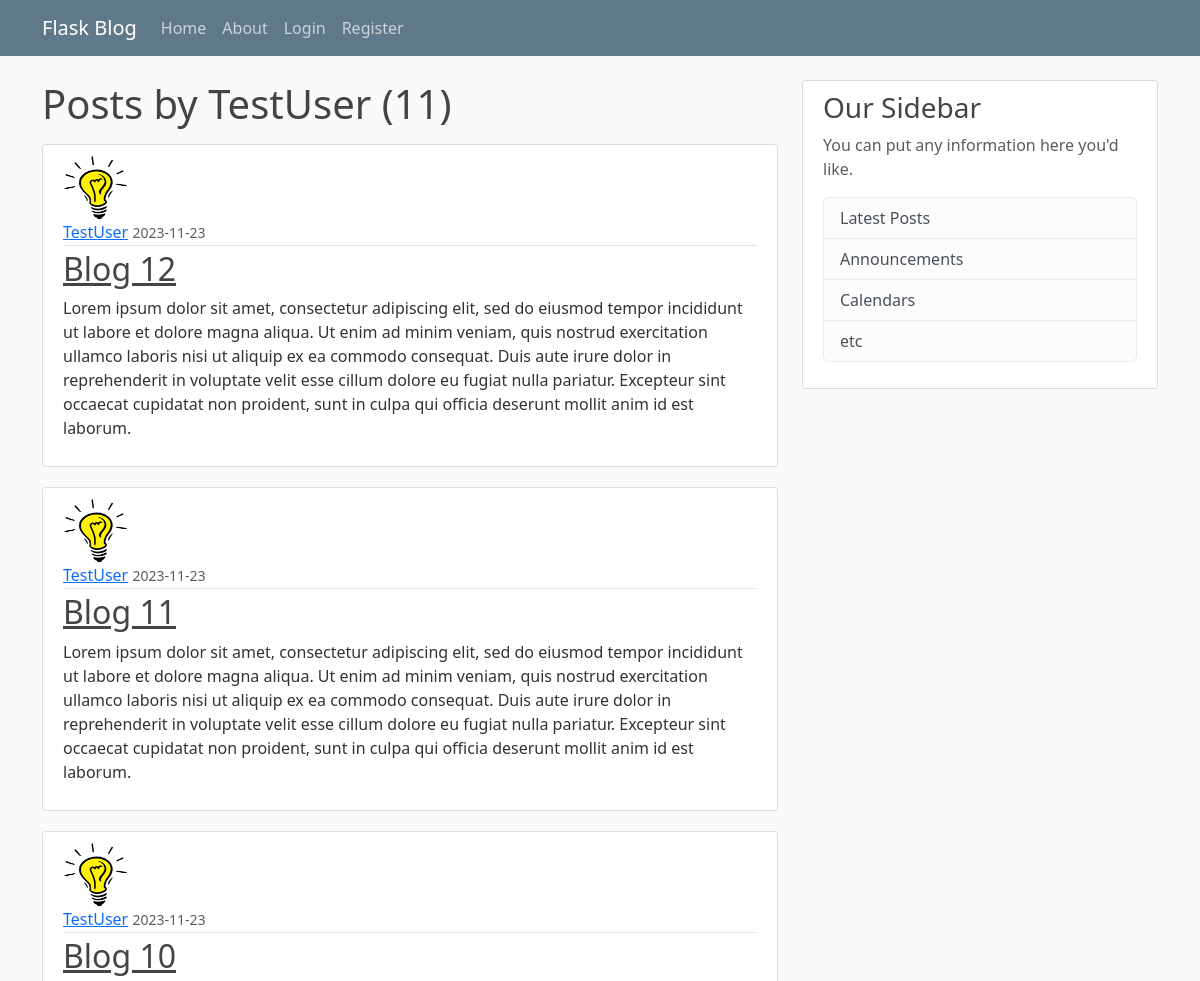
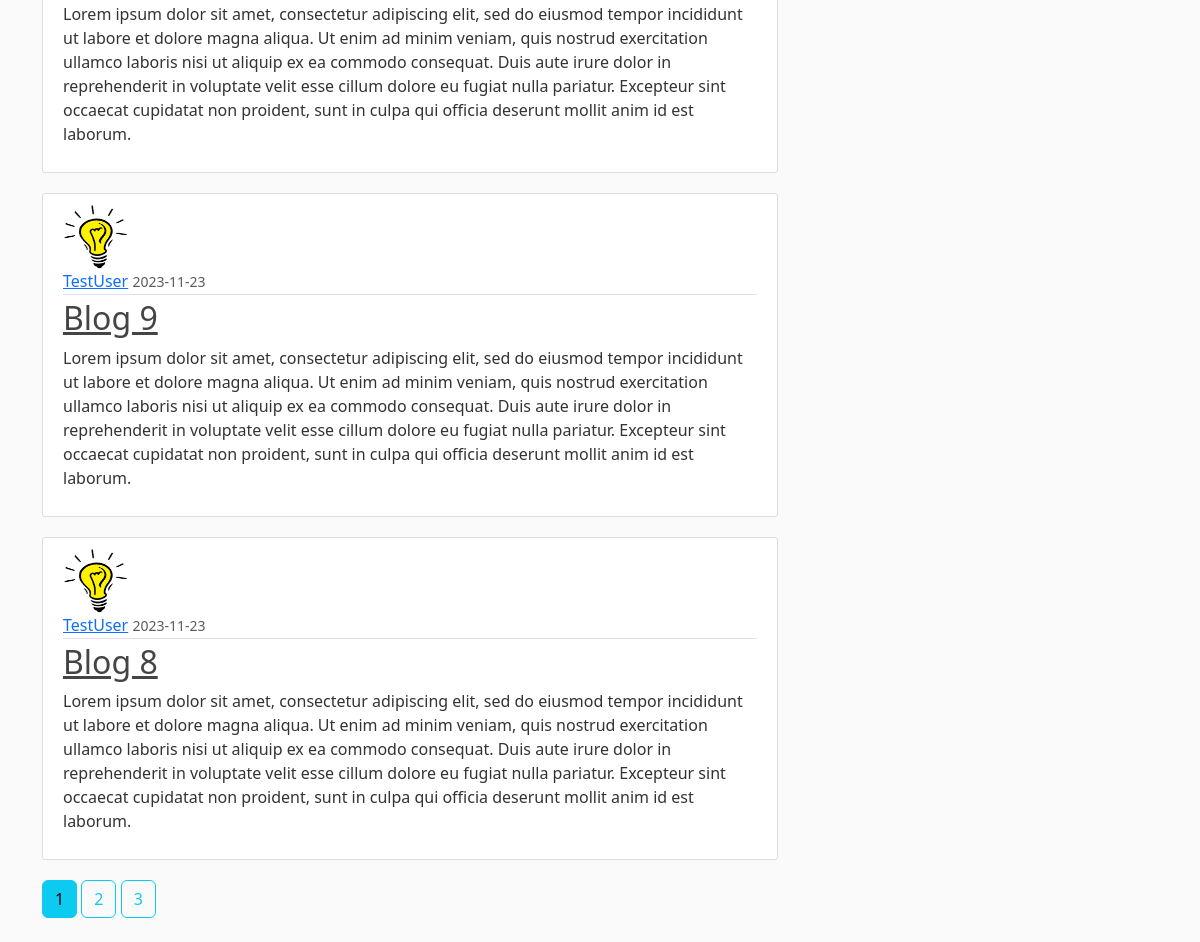
Page /user/TestUser on the committed database (2 pictures, top to bottom).
### flaskblog/models.py (models this page shows, shortened)
class User(db.Model, UserMixin):
    id = db.Column(db.Integer, primary_key=True)
    username = db.Column(db.String(20), unique=True, nullable=False)
    email = db.Column(db.String(120), unique=True, nullable=False)
    image_file = db.Column(db.String(20), nullable=False, default='default.jpg')
    password = db.Column(db.String(120), nullable=False)
    posts = db.relationship('Post', backref='author', lazy=True)

class Post(db.Model):
    id = db.Column(db.Integer, primary_key=True)
    title = db.Column(db.String(100), nullable=False)
    date_posted = db.Column(db.DateTime, nullable=False, default=datetime.utcnow)
    content = db.Column(db.Text, nullable=False)
    user_id = db.Column(db.Integer, db.ForeignKey('user.id'), nullable=False)

### flaskblog/users/routes.py (the view)
@users.route("/user/<string:username>")
def user_posts(username):
    page = request.args.get('page', 1, type=int)
    user = User.query.filter_by(username=username).first_or_404()
    posts = Post.query.filter_by(author=user)\
        .order_by(Post.date_posted.desc())\
        .paginate(page=page, per_page=5)
    return render_template('user_posts.html', posts=posts, user=user)

### flaskblog/templates/user_posts.html
{% extends "base.html" %}
{% block content %}
    <h1 class="mb-3">Posts by {{ user.username }} ({{ posts.total }}) </h1>
    {% for post in posts.items %}
        <article class="media content-section">
            <img class="rounded-circle article-img" src="{{ url_for('static', filename='profile_pics/' + post.author.image_file) }}">
            <div class="media-body">
            <div class="article-metadata">
                <a class="mr-2" href="{{ url_for('users.user_posts', username=post.author.username) }}">{{ post.author.username }}</a>
                <small class="text-muted">{{ post.date_posted.strftime('%Y-%m-%d') }}</small>
            </div>
            <h2><a class="article-title" href="{{ url_for('posts.post', post_id=post.id) }}">{{ post.title }}</a></h2>
            <p class="article-content">{{ post.content }}</p>
            </div>
        </article>
    {% endfor %}
    {% for page_num in posts.iter_pages(left_edge=1, right_edge=1, left_current=1, right_current=2) %}
        {% if page_num %}
            {% if posts.page == page_num %}
                <a class="btn btn-info mb-4" href="{{ url_for('users.user_posts', username=user.username, page=page_num) }}">{{ page_num }}</a>
            {% else %}
                <a class="btn btn-outline-info mb-4" href="{{ url_for('users.user_posts', username=user.username, page=page_num) }}">{{ page_num }}</a>
            {% endif %}
        {% else %}
            ...
        {% endif %}
    {% endfor %}
{% endblock %}

### flaskblog/static/main.css (style rules this page uses)
body { background: #fafafa; color: #333333; margin-top: 5rem; }
h1, h2, h3, h4, h5, h6 { color: #444444; }
.content-section { background: #ffffff; padding: 10px 20px; border: 1px solid #dddddd; border-radius: 3px; margin-bottom: 20px; }
.article-title { color: #444444; }
.article-content { white-space: pre-line; }
.article-img { height: 65px; width: 65px; margin-right: 16px; }
.article-metadata { padding-bottom: 1px; margin-bottom: 4px; border-bottom: 1px solid #e3e3e3 }

### rows in the picture
User: username "TestUser"
Post: image_file (picture), author.username "TestUser", date_posted "2023-11-23", title "Blog 12", content "Lorem ipsum dolor sit amet, consectetur adipiscing elit, sed do eiusmod tempor incididunt ut labore et dolore magna aliqua. Ut enim ad minim veniam, quis nostrud exercitation ullamco laboris nisi ut aliquip ex ea commodo consequat. Duis aute irure dolor in reprehenderit in voluptate velit esse cillum dolore eu fugiat nulla pariatur. Excepteur sint occaecat cupidatat non proident, sunt in culpa qui officia deserunt mollit anim id est laborum."
Post: image_file (picture), author.username "TestUser", date_posted "2023-11-23", title "Blog 11", content "Lorem ipsum dolor sit amet, consectetur adipiscing elit, sed do eiusmod tempor incididunt ut labore et dolore magna aliqua. Ut enim ad minim veniam, quis nostrud exercitation ullamco laboris nisi ut aliquip ex ea commodo consequat. Duis aute irure dolor in reprehenderit in voluptate velit esse cillum dolore eu fugiat nulla pariatur. Excepteur sint occaecat cupidatat non proident, sunt in culpa qui officia deserunt mollit anim id est laborum."
Post: image_file (picture), author.username "TestUser", date_posted "2023-11-23", title "Blog 10", content "Lorem ipsum dolor sit amet, consectetur adipiscing elit, sed do eiusmod tempor incididunt ut labore et dolore magna aliqua. Ut enim ad minim veniam, quis nostrud exercitation ullamco laboris nisi ut aliquip ex ea commodo consequat. Duis aute irure dolor in reprehenderit in voluptate velit esse cillum dolore eu fugiat nulla pariatur. Excepteur sint occaecat cupidatat non proident, sunt in culpa qui officia deserunt mollit anim id est laborum."
Post: image_file (picture), author.username "TestUser", date_posted "2023-11-23", title "Blog 9", content "Lorem ipsum dolor sit amet, consectetur adipiscing elit, sed do eiusmod tempor incididunt ut labore et dolore magna aliqua. Ut enim ad minim veniam, quis nostrud exercitation ullamco laboris nisi ut aliquip ex ea commodo consequat. Duis aute irure dolor in reprehenderit in voluptate velit esse cillum dolore eu fugiat nulla pariatur. Excepteur sint occaecat cupidatat non proident, sunt in culpa qui officia deserunt mollit anim id est laborum."
Post: image_file (picture), author.username "TestUser", date_posted "2023-11-23", title "Blog 8", content "Lorem ipsum dolor sit amet, consectetur adipiscing elit, sed do eiusmod tempor incididunt ut labore et dolore magna aliqua. Ut enim ad minim veniam, quis nostrud exercitation ullamco laboris nisi ut aliquip ex ea commodo consequat. Duis aute irure dolor in reprehenderit in voluptate velit esse cillum dolore eu fugiat nulla pariatur. Excepteur sint occaecat cupidatat non proident, sunt in culpa qui officia deserunt mollit anim id est laborum."

### other values in the picture
{{ posts.total }} "11"
{{ page_num }} "1"
{{ page_num }} "2" "3"
